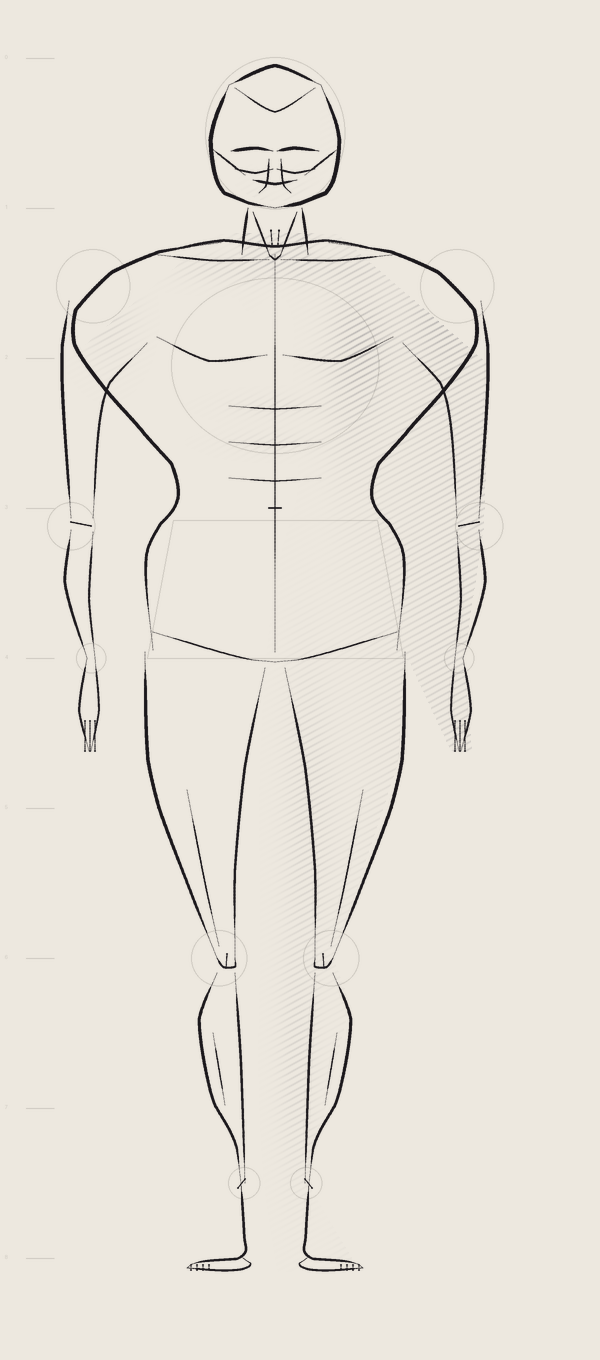

Generate this figure with Python:
"""
FULL MALE FIGURE — correct 8-HEAD proportions (fixing the head-heavy build).
Head-unit guides 0-8; landmarks chin=1, nipple=2, navel=3, crotch=4 (midpoint),
knee~6, ankle~7.5, sole=8. Masses in proportion (Loomis head, deltoid/elbow/
wrist/knee/ankle spheres, ribcage egg, pelvis box, limb cylinders), surface line.
Construction/sketch phase. (Detailed face #3 drops onto this skeleton later.)
"""
import sys, os
import numpy as np
from PIL import Image, ImageDraw, ImageFilter
sys.path.insert(0, "/sessions/lucid-charming-babbage/mnt/hessentials/illustration")
from line_figure import stroke, SS, INK

OUT="/sessions/lucid-charming-babbage/mnt/outputs/loomis"
W,H=600,1360; CX=275; U=150; TOP=58           # U = one head height
PAPER=np.array([237,232,223],float); INK_SH=np.array([54,54,68],float); GREY=np.array([150,146,138],float)
yy,xx=np.mgrid[0:H,0:W].astype(float); cx=CX
def Y(h): return TOP+h*U                        # y at head-unit h
def soft(a,r): return np.asarray(Image.fromarray((np.clip(a,0,1)*255).astype(np.uint8)).filter(ImageFilter.GaussianBlur(r)),float)/255.0
def g2(cx,cy,sx,sy,d,ang=0.0):
    ca,sa=np.cos(ang),np.sin(ang); u=((xx-cx)*ca+(yy-cy)*sa)/sx; v=(-(xx-cx)*sa+(yy-cy)*ca)/sy
    return np.exp(-(u*u+v*v))*d
def stripes(angle,gap,lw,seed=1):
    ca,sa=np.cos(angle),np.sin(angle); u=xx*ca+yy*sa; v=-xx*sa+yy*ca
    vv=v+1.2*soft(np.random.default_rng(seed).normal(0,1,(H,W)),3)
    return np.clip(1-np.abs(((vv/gap+0.5)%1.0)-0.5)*gap/lw,0,1)
def poly(pts):
    im=Image.new("L",(W,H),0); ImageDraw.Draw(im).polygon([(float(x),float(y)) for x,y in pts],fill=255)
    return np.asarray(im,float)/255.0

S=[]
def a(c,w,lead=0.18,tail=0.24,swell=0.3,sm=0.58,cs=False,ce=False): S.append(dict(ctrl=c,w=w,lead=lead,tail=tail,swell=swell,smoothing=sm,cap_start=cs,cap_end=ce))

# landmark y's
y_chin=Y(1); y_nip=Y(2); y_nav=Y(3); y_crotch=Y(4); y_knee=Y(6); y_ankle=Y(7.5); y_sole=Y(8)
y_brow=Y(0.62); y_shoulder=Y(1.35); y_elbow=y_nav; y_wrist=y_crotch; y_hand=Y(4.6)
HEADR=70

def figure():
    # ---- HEAD (Loomis, simplified) ----
    a([(cx-46,Y(0.18)),(cx-64,Y(0.5)),(cx-58,Y(0.86)),(cx-30,y_chin-6),(cx,y_chin)],3.0,lead=0.14,tail=0.18,swell=0.3)
    a([(cx,y_chin),(cx+30,y_chin-6),(cx+58,Y(0.86)),(cx+64,Y(0.5)),(cx+46,Y(0.18))],3.0,lead=0.14,tail=0.18,swell=0.3)
    a([(cx-46,Y(0.18)),(cx,Y(0.05)),(cx+46,Y(0.18))],2.6,lead=0.2,tail=0.2,swell=0.26)        # cranium top
    a([(cx-40,Y(0.2)),(cx,Y(0.36)),(cx+40,Y(0.2))],1.2,lead=0.3,tail=0.3,swell=0.1)            # hairline
    a([(cx-44,y_brow),(cx-20,y_brow-3),(cx-2,y_brow)],2.2,lead=0.14,tail=0.2,swell=0.4); a([(cx+2,y_brow),(cx+20,y_brow-3),(cx+44,y_brow)],2.2,lead=0.14,tail=0.2,swell=0.4)
    a([(cx-40,y_brow+18),(cx-20,y_brow+22),(cx-2,y_brow+18)],1.4,lead=0.2,tail=0.28,swell=0.2); a([(cx+2,y_brow+18),(cx+20,y_brow+22),(cx+40,y_brow+18)],1.4,lead=0.2,tail=0.28,swell=0.2)  # eyes
    a([(cx-6,y_brow+8),(cx-8,Y(0.84)),(cx-16,Y(0.9))],1.4,lead=0.24,tail=0.32,swell=0.16); a([(cx+6,y_brow+8),(cx+8,Y(0.84)),(cx+16,Y(0.9))],1.2,lead=0.26,tail=0.34,swell=0.14)  # nose
    a([(cx-22,y_chin-28),(cx,y_chin-24),(cx+22,y_chin-28)],1.8,lead=0.16,tail=0.24,swell=0.3)  # mouth
    a([(cx-30,Y(0.78)),(cx-64,Y(0.6))],1.6,lead=0.3,tail=0.3,swell=0.14); a([(cx+30,Y(0.78)),(cx+64,Y(0.6))],1.6,lead=0.3,tail=0.3,swell=0.14)  # jaw to ear region
    # ---- NECK + SHOULDERS — finished: SCM -> sternal pit, Adam's apple, clavicles, trapezius ----
    a([(cx-27,y_chin),(cx-31,Y(1.18)),(cx-33,y_shoulder-6)],2.0,lead=0.2,tail=0.3,swell=0.18); a([(cx+27,y_chin),(cx+31,Y(1.18)),(cx+33,y_shoulder-6)],2.0,lead=0.2,tail=0.3,swell=0.18)  # neck sides
    a([(cx-22,y_chin+4),(cx-12,Y(1.2)),(cx-5,y_shoulder-4)],1.4,lead=0.24,tail=0.3,swell=0.14); a([(cx+22,y_chin+4),(cx+12,Y(1.2)),(cx+5,y_shoulder-4)],1.4,lead=0.24,tail=0.3,swell=0.14)  # SCM V -> pit
    a([(cx-6,y_shoulder-6),(cx,y_shoulder-1),(cx+6,y_shoulder-6)],1.2,lead=0.3,tail=0.3,swell=0.1)  # sternal pit hollow
    a([(cx-4,Y(1.15)),(cx-3,Y(1.24))],0.9,cs=True,ce=True,swell=0.06); a([(cx+4,Y(1.15)),(cx+3,Y(1.24))],0.9,cs=True,ce=True,swell=0.06)  # Adam's apple
    a([(cx-6,y_shoulder-1),(cx-62,y_shoulder),(cx-120,y_shoulder-6)],1.4,lead=0.26,tail=0.3,swell=0.12); a([(cx+6,y_shoulder-1),(cx+62,y_shoulder),(cx+120,y_shoulder-6)],1.4,lead=0.26,tail=0.3,swell=0.12)  # clavicles (pit -> deltoid)
    # ---- SHOULDERS / TORSO — wider (~2.7 heads), ROUNDED shoulders, fuller, less pinched ----
    sh=206; wst=76; hip=110
    a([(cx-54,y_shoulder-18),(cx-118,y_shoulder-8),(cx-170,Y(1.46)),(cx-sh,Y(1.74)),(cx-178,Y(2.04)),(cx-122,Y(2.4)),(cx-wst,Y(2.86)),(cx-hip,y_nav+34),(cx-hip+10,y_crotch-8)],2.8,lead=0.14,tail=0.18,swell=0.24)  # left torso (rounded deltoid -> V-taper)
    a([(cx+54,y_shoulder-18),(cx+118,y_shoulder-8),(cx+170,Y(1.46)),(cx+sh,Y(1.74)),(cx+178,Y(2.04)),(cx+122,Y(2.4)),(cx+wst,Y(2.86)),(cx+hip,y_nav+34),(cx+hip-10,y_crotch-8)],2.8,lead=0.14,tail=0.18,swell=0.24)  # right torso
    a([(cx-118,y_shoulder-8),(cx-54,y_shoulder-20),(cx,y_shoulder-14),(cx+54,y_shoulder-20),(cx+118,y_shoulder-8)],2.0,lead=0.2,tail=0.2,swell=0.18)  # trapezius yoke (slopes)
    a([(cx,y_shoulder-6),(cx,y_crotch-6)],1.0,lead=0.4,tail=0.4,swell=0.08)
    a([(cx-8,Y(1.98)),(cx-66,Y(2.02)),(cx-118,Y(1.86))],1.6,lead=0.2,tail=0.28,swell=0.16); a([(cx+8,Y(1.98)),(cx+66,Y(2.02)),(cx+118,Y(1.86))],1.6,lead=0.2,tail=0.28,swell=0.16)  # pecs (wider)
    for hh in (2.32,2.56,2.8): a([(cx-46,Y(hh)),(cx,Y(hh)+3),(cx+46,Y(hh))],1.0,lead=0.34,tail=0.34,swell=0.08)
    a([(cx-6,y_nav),(cx+6,y_nav)],1.4,cs=True,ce=True,swell=0.1)
    a([(cx-hip+8,y_crotch-26),(cx-34,y_crotch),(cx,y_crotch+4)],1.2,lead=0.3,tail=0.32,swell=0.1); a([(cx+hip-8,y_crotch-26),(cx+34,y_crotch),(cx,y_crotch+4)],1.2,lead=0.3,tail=0.32,swell=0.1)
    # ---- ARMS — fuller; elbow just below 3, wrist at crotch (4), hand ~2/3 head ----
    AE=Y(3.12); AW=y_crotch; AH=Y(4.62)
    for s in (-1,1):
        a([(cx+s*sh,Y(1.62)),(cx+s*214,Y(2.05)),(cx+s*204,AE-8)],2.4,lead=0.16,tail=0.2,swell=0.22)       # upper arm outer
        a([(cx+s*128,Y(1.9)),(cx+s*172,Y(2.25)),(cx+s*182,AE-8)],1.8,lead=0.24,tail=0.24,swell=0.16)      # upper arm inner
        a([(cx+s*204,AE+4),(cx+s*210,Y(3.52)),(cx+s*188,AW)],2.2,lead=0.18,tail=0.22,swell=0.18)          # forearm outer (mass near elbow)
        a([(cx+s*182,AE+6),(cx+s*186,Y(3.6)),(cx+s*180,AW)],1.7,lead=0.24,tail=0.24,swell=0.14)           # forearm inner
        a([(cx+s*188,AW),(cx+s*196,Y(4.34)),(cx+s*186,AH)],1.8,lead=0.2,tail=0.24,swell=0.12)             # hand outer
        a([(cx+s*180,AW),(cx+s*176,Y(4.34)),(cx+s*184,AH)],1.6,lead=0.24,tail=0.24,swell=0.1)             # hand inner
        for fxx in (0,1,2): a([(cx+s*(180+fxx*5),Y(4.42)),(cx+s*(180+fxx*5),AH)],0.8,cs=True,ce=True,swell=0.05)
        a([(cx+s*204,AE-4),(cx+s*184,AE)],1.1,cs=True,ce=True,swell=0.08)                                 # elbow crease
    # ---- LEGS — developed: full thigh (quad+adductor), real knee, calf gastroc, wedge feet ----
    for s in (-1,1):
        a([(cx+s*hip,y_crotch-6),(cx+s*128,Y(4.62)),(cx+s*116,Y(5.0)),(cx+s*82,Y(5.6)),(cx+s*58,y_knee)],2.6,lead=0.14,tail=0.2,swell=0.22)  # thigh outer (quad bulge high)
        a([(cx+s*10,y_crotch+10),(cx+s*30,Y(4.72)),(cx+s*40,Y(5.4)),(cx+s*40,y_knee)],2.0,lead=0.24,tail=0.22,swell=0.16)                     # thigh inner (adductor)
        a([(cx+s*88,Y(4.88)),(cx+s*70,Y(5.5)),(cx+s*56,Y(5.92))],1.2,lead=0.34,tail=0.34,swell=0.1)                                           # vastus/rectus separation
        a([(cx+s*58,y_knee),(cx+s*52,Y(6.06)),(cx+s*40,Y(6.06)),(cx+s*40,y_knee)],1.6,lead=0.2,tail=0.26,swell=0.14)                          # knee mass
        a([(cx+s*48,y_knee-4),(cx+s*49,y_knee+10)],1.0,cs=True,ce=True,swell=0.06)                                                            # kneecap
        a([(cx+s*58,Y(6.1)),(cx+s*76,Y(6.42)),(cx+s*64,Y(6.92)),(cx+s*40,Y(7.22)),(cx+s*34,y_ankle)],2.4,lead=0.16,tail=0.2,swell=0.2)        # calf outer (gastroc, high)
        a([(cx+s*40,Y(6.1)),(cx+s*34,Y(6.7)),(cx+s*30,y_ankle)],1.9,lead=0.22,tail=0.22,swell=0.16)                                           # shin (inner, straighter)
        a([(cx+s*62,Y(6.5)),(cx+s*50,Y(6.98))],1.1,lead=0.34,tail=0.34,swell=0.08)                                                            # gastroc inner edge
        a([(cx+s*30,y_ankle-4),(cx+s*37,y_ankle+5)],1.0,cs=True,ce=True,swell=0.06)                                                           # lateral malleolus
        a([(cx+s*34,y_ankle),(cx+s*30,y_sole-10),(cx+s*32,y_sole),(cx+s*80,y_sole+4),(cx+s*88,y_sole+10)],2.0,lead=0.16,tail=0.2,swell=0.14)  # foot top -> toes
        a([(cx+s*32,y_sole),(cx+s*22,y_sole+8),(cx+s*44,y_sole+13),(cx+s*88,y_sole+10)],1.6,lead=0.22,tail=0.22,swell=0.12)                   # heel/sole underside
        for tx in (0,1,2,3): a([(cx+s*(66+tx*6),y_sole+7),(cx+s*(66+tx*6),y_sole+12)],0.7,cs=True,ce=True,swell=0.04)                         # toe hints
    return sh,wst,hip

def render():
    sh,wst,hip=figure()
    out=np.ones((H,W,3))*PAPER
    # construction masses + head-unit guides (faint)
    cim=Image.new("L",(W*2,H*2),0); cd=ImageDraw.Draw(cim); s2=2
    def ce_(c,a_,b,w=1): cd.ellipse([(c[0]-a_)*s2,(c[1]-b)*s2,(c[0]+a_)*s2,(c[1]+b)*s2],outline=255,width=int(w*s2))
    def cl_(p,q,w=1,col=255): cd.line([(p[0]*s2,p[1]*s2),(q[0]*s2,q[1]*s2)],fill=col,width=int(w*s2))
    ce_((cx,Y(0.5)),HEADR,76)                                # head ball
    ce_((cx,Y(2.05)),104,88)                                 # ribcage egg (wider)
    cl_((cx-102,y_nav+12),(cx+102,y_nav+12)); cl_((cx-128,y_crotch),(cx+128,y_crotch)); cl_((cx-102,y_nav+12),(cx-128,y_crotch)); cl_((cx+102,y_nav+12),(cx+128,y_crotch))  # pelvis box (2 heads)
    for (px,py,r) in [(cx-182,Y(1.52),37),(cx+182,Y(1.52),37),(cx-204,Y(3.12),24),(cx+204,Y(3.12),24),
                      (cx-184,y_crotch,15),(cx+184,y_crotch,15),(cx-56,y_knee,28),(cx+56,y_knee,28),
                      (cx-31,y_ankle,16),(cx+31,y_ankle,16)]:
        ce_((px,py),r,r)                                     # deltoid/elbow/wrist/knee/ankle spheres
    for h in range(0,9):
        cl_((26,Y(h)),(54,Y(h)),1); cd.text((10,Y(h)*s2-8),str(h),fill=255)
    ca=np.asarray(cim.resize((W,H),Image.LANCZOS),float)/255.0
    out=out*(1-(ca*0.34)[...,None]) + GREY*(ca*0.34)[...,None]
    # body mask (matches the wider silhouette) for clipping the form shadow
    body=poly([(cx-62,y_shoulder-26),(cx-214,Y(2.05)),(cx-208,Y(3.12)),(cx-188,y_crotch),(cx-196,Y(4.62)),(cx-176,Y(4.62)),
               (cx-112,y_crotch-6),(cx-122,Y(4.7)),(cx-58,y_knee),(cx-74,Y(6.3)),(cx-32,y_ankle),(cx-82,y_sole+10),
               (cx,y_sole+14),(cx+82,y_sole+10),(cx+32,y_ankle),(cx+74,Y(6.3)),(cx+58,y_knee),(cx+122,Y(4.7)),(cx+112,y_crotch-6),
               (cx+176,Y(4.62)),(cx+196,Y(4.62)),(cx+188,y_crotch),(cx+208,Y(3.12)),(cx+214,Y(2.05)),(cx+62,y_shoulder-26)])
    body=np.clip(body+g2(cx,Y(0.5),HEADR+6,82,1.0),0,1)
    mask=(soft(body,2)>0.5).astype(float)
    g=soft(np.clip((xx-(cx+46))/130,0,1),3)*0.15*mask*stripes(-0.5,6,1.5,3)
    g=np.clip(g+soft(g2(cx+76,Y(2.1),28,92,0.3)+g2(cx+34,Y(5),24,150,0.28)+g2(cx+22,Y(6.7),18,120,0.26)
        +g2(cx,Y(2.32),46,8,0.2)+g2(cx,Y(2.56),46,8,0.2)+g2(cx+88,Y(1.92),26,42,0.3)
        +g2(cx,y_shoulder-3,15,9,0.55)                                   # sternal pit (dark)
        +g2(cx-24,Y(1.2),10,36,0.28)+g2(cx+26,Y(1.2),11,36,0.36)         # SCM sides (R deeper)
        +g2(cx,y_chin+16,38,14,0.34)                                     # under-jaw cast on the neck
        +g2(cx-50,y_shoulder+8,52,12,0.26)+g2(cx+50,y_shoulder+8,52,12,0.3)  # supraclavicular hollow
        +g2(cx+168,Y(1.74),30,42,0.34)+g2(cx-168,Y(1.74),26,42,0.22)        # deltoid form
        +g2(cx-58,Y(1.97),52,15,0.36)+g2(cx+58,Y(1.97),52,16,0.42)          # under each PEC (mass)
        +g2(cx,Y(1.9),11,26,0.3)                                            # sternum gap between pecs
        +g2(cx-26,Y(2.42),22,7,0.24)+g2(cx+26,Y(2.42),22,7,0.28)            # ab block shadows
        +g2(cx-26,Y(2.66),22,7,0.24)+g2(cx+26,Y(2.66),22,7,0.28),5)*mask*0.5*stripes(-0.5,6,1.5,3),0,1)
    out=out*(1-g[...,None])+INK_SH*g[...,None]
    im=Image.new("L",(W*SS,H*SS),0); d=ImageDraw.Draw(im)
    for s in S: stroke(d,**s)
    fa=np.asarray(im.resize((W,H),Image.LANCZOS),float)/255.0
    out=out*(1-fa[...,None])+INK*fa[...,None]
    return Image.fromarray(np.clip(out,0,255).astype(np.uint8))

if __name__=="__main__":
    os.makedirs(OUT,exist_ok=True); render().save(f"{OUT}/the_man_proportions.png"); print("done")
